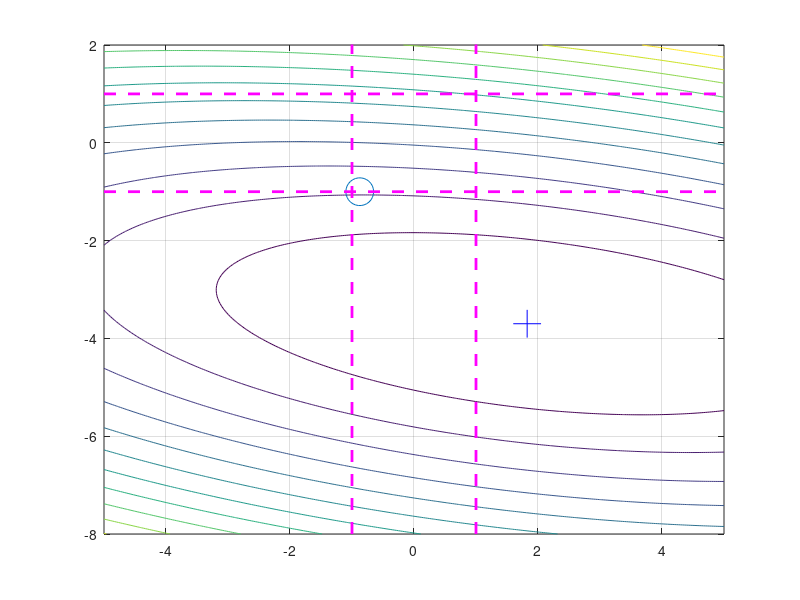

This figure's MATLAB source:
%%% Contours for a performance index
%%%  J=0.5x'Sx+b'*x+c
b=[1.5 20]'; 
c=3;
S=[0.8 0.8;0.8 5.8];
M=[-1 0;0 -1;1 0;0 1];
d=[1;1;1;1];
opt.Algorithm='active-set';

xunconstrained=-inv(S)*b;
xopt=quadprog(S,b,M,d,[],[],[],[],[],opt);

x=linspace(-5,5,300);
y=x-3;

for k=1:length(x);
    for kk=1:length(y);
        z=[x(k);y(kk)];
        J(k,kk)=0.5*z'*S*z+z'*b+c;
    end
end
figure(1); clf reset;
contour(x,y,J',12);hold on
plot(xopt(1),xopt(2),'o','markersize',20)
plot(xunconstrained(1),xunconstrained(2),'b+','markersize',20)

grid

plot([1 1],[-8 5],'m--','linewidth',2);
plot([-1 -1],[-8 5],'m--','linewidth',2);
plot([-5,5],[1 ,1],'m--','linewidth',2);
plot([-5,5],[-1,-1],'m--','linewidth',2);

